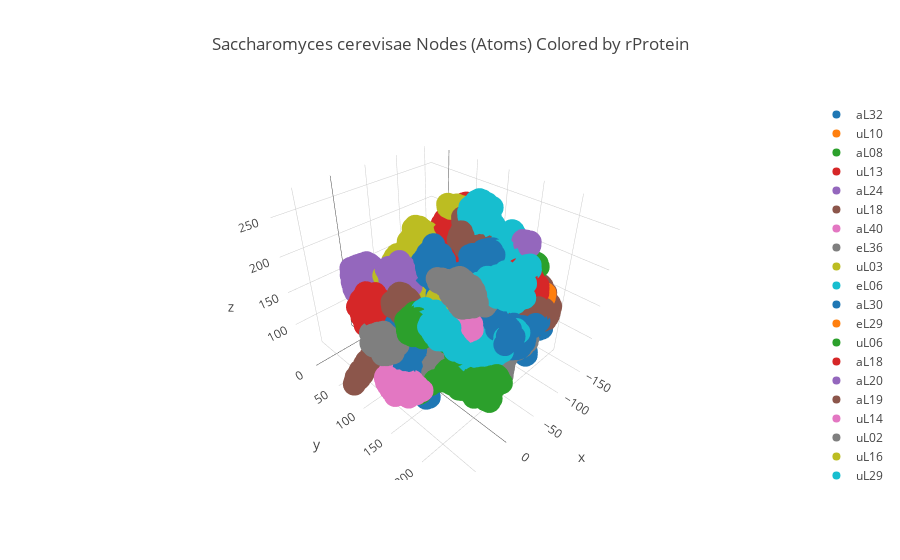

Notebook source saved alongside this figure:
### Code cell
plot_nodes(SaCe_rPro_nodes)
